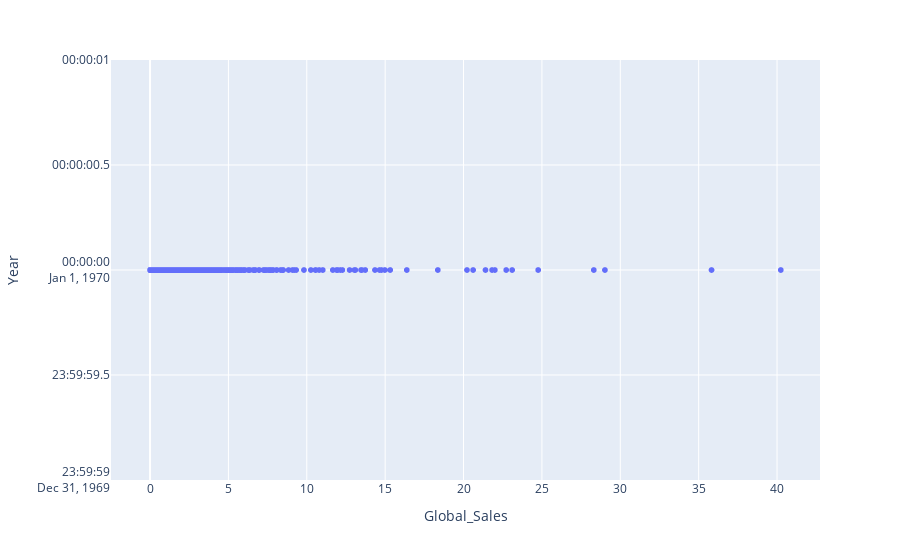

The code cell stored with this chart in its notebook:
### Code cell
import plotly.express as px
import plotly.offline as pyo
px.scatter(
train,
x='Global_Sales',
y='Year')

### Figure 1 — Plotly figure (JSON) as saved in the notebook; plotly's stock layout.template omitted (floating-point values rounded to 4 significant figures; data arrays with more than 128 entries replaced by an {"elided": "..."} marker saying what was removed)
{"data": [{"hovertemplate": "Global_Sales=%{x}<br>Year=%{y}<extra></extra>", "legendgroup": "", "marker": {"color": "#636efa", "symbol": "circle"}, "mode": "markers", "name": "", "showlegend": false, "type": "scattergl", "x": {"elided": "8299 float values"}, "xaxis": "x", "y": {"elided": "8299 str values"}, "yaxis": "y"}], "layout": {"legend": {"tracegroupgap": 0}, "margin": {"t": 60}, "xaxis": {"anchor": "y", "domain": [0, 1], "title": {"text": "Global_Sales"}}, "yaxis": {"anchor": "x", "domain": [0, 1], "title": {"text": "Year"}}}}
